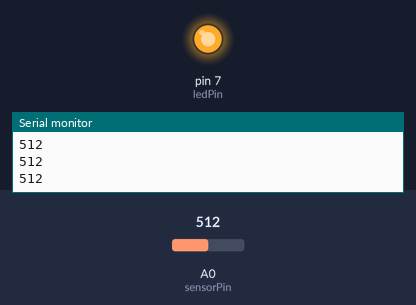
Simulated run of this sketch. Board: Arduino Uno, built with avr-gcc and run on an emulated ATmega328P. Parts: output pins drawn as LEDs (lit = HIGH), the last lines printed to the serial monitor. The test bench sets the inputs (shaded band); at power-on: A0 (sensorPin) = 512.

Above: at 1.2 s.
1.3 s: A0 (sensorPin) set to 308
2.8 s: A0 (sensorPin) set to 287
At 3.7 s:
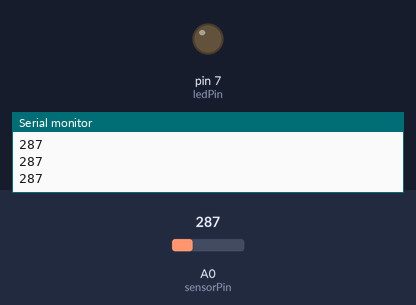
4.4 s: A0 (sensorPin) set to 306
At 5.1 s:
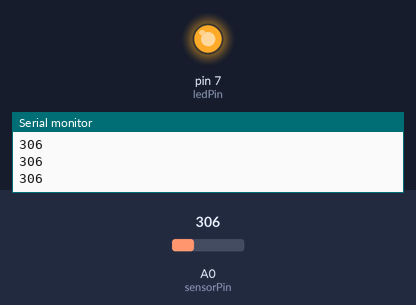
6.0 s: A0 (sensorPin) set to 290
At 6.5 s:
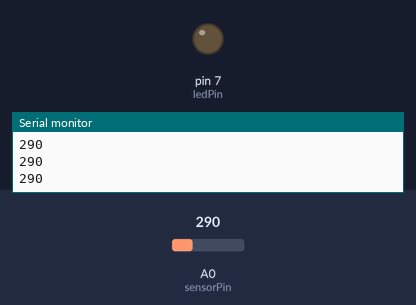
Timing chart, 0 to 8.6 s (numbered marks = the images above; inputs shaded):
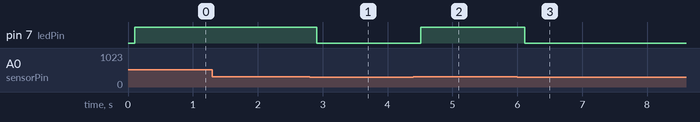

The sketch:

AUTOMATIC_NIGHT_LAMP_1.ino
```cpp
int sensorPin=A0;
int ledPin=7;
int sensorValue=0;
void setup(){
  Serial.begin(9600);
  pinMode(7,OUTPUT);
}

void loop(){
  sensorValue=analogRead(sensorPin);
  Serial.println(sensorValue);

  delay(100);
  if(sensorValue>300)
  {
    digitalWrite(7,HIGH);
}
 else
 {
  digitalWrite(7,LOW);
 }
}   
```

Measured:
- the behaviour switches between 301 and 300 on A0 (sensorPin) (found by bisection; images 0 and 1)
- after the input at 2.8 s, pin 7 (ledPin): HIGH → LOW after 0.11 s
- after the input at 4.4 s, pin 7 (ledPin): LOW → HIGH after 0.11 s
- after the input at 6.0 s, pin 7 (ledPin): HIGH → LOW after 0.12 s
